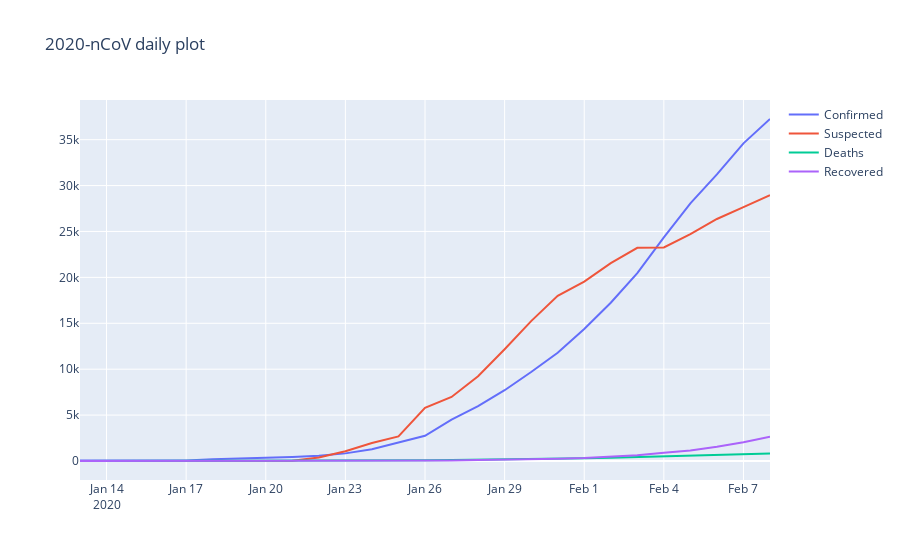

Write notebook code for a chart like this one.
### Code cell
if __name__ == '__main__':
    plot_daily()
    daily_plotly()
